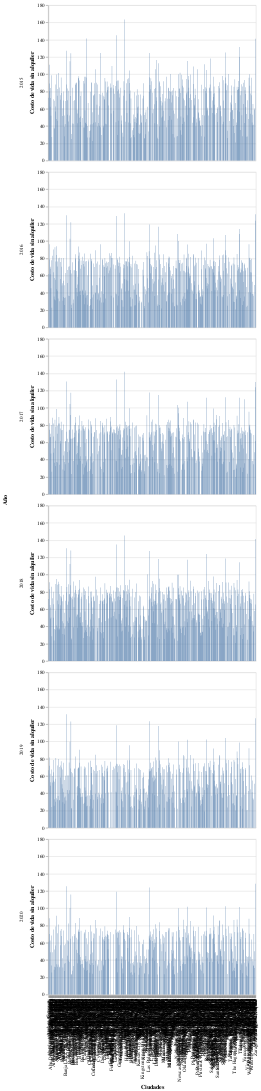

Source (notebook cell):
### Markdown cell above
### Ejercicio 1.2 (10 pts)

Genera un histograma del índice del costo de vida (sin alquiler) para cada año (es decir, 6 histogramas).

¿Qué conclusión puedes sacar de estos gráficos?

### Code cell
alt.Chart(life_cost).mark_bar().encode(
    alt.X('city:N', title='Ciudades'),
    alt.Y('cost_of_living_index:Q', title='Costo de vida sin alquiler'),
    alt.Row('year:O', title='Año')
)

### Figure 1 — Vega-Lite specification as saved in the notebook (floating-point values rounded to 4 significant figures; data arrays with more than 128 entries replaced by an {"elided": "..."} marker saying what was removed)
{"$schema": "https://vega.github.io/schema/vega-lite/v3.4.0.json", "config": {"background": "white", "mark": {"tooltip": null}, "view": {"height": 300, "width": 400}}, "data": {"name": "data-54841fdbf4225e6bfbece5e8de14809c"}, "datasets": {"data-54841fdbf4225e6bfbece5e8de14809c": {"elided": "2847 records"}}, "encoding": {"row": {"field": "year", "title": "Año", "type": "ordinal"}, "x": {"field": "city", "title": "Ciudades", "type": "nominal"}, "y": {"field": "cost_of_living_index", "title": "Costo de vida sin alquiler", "type": "quantitative"}}, "mark": "bar"}
